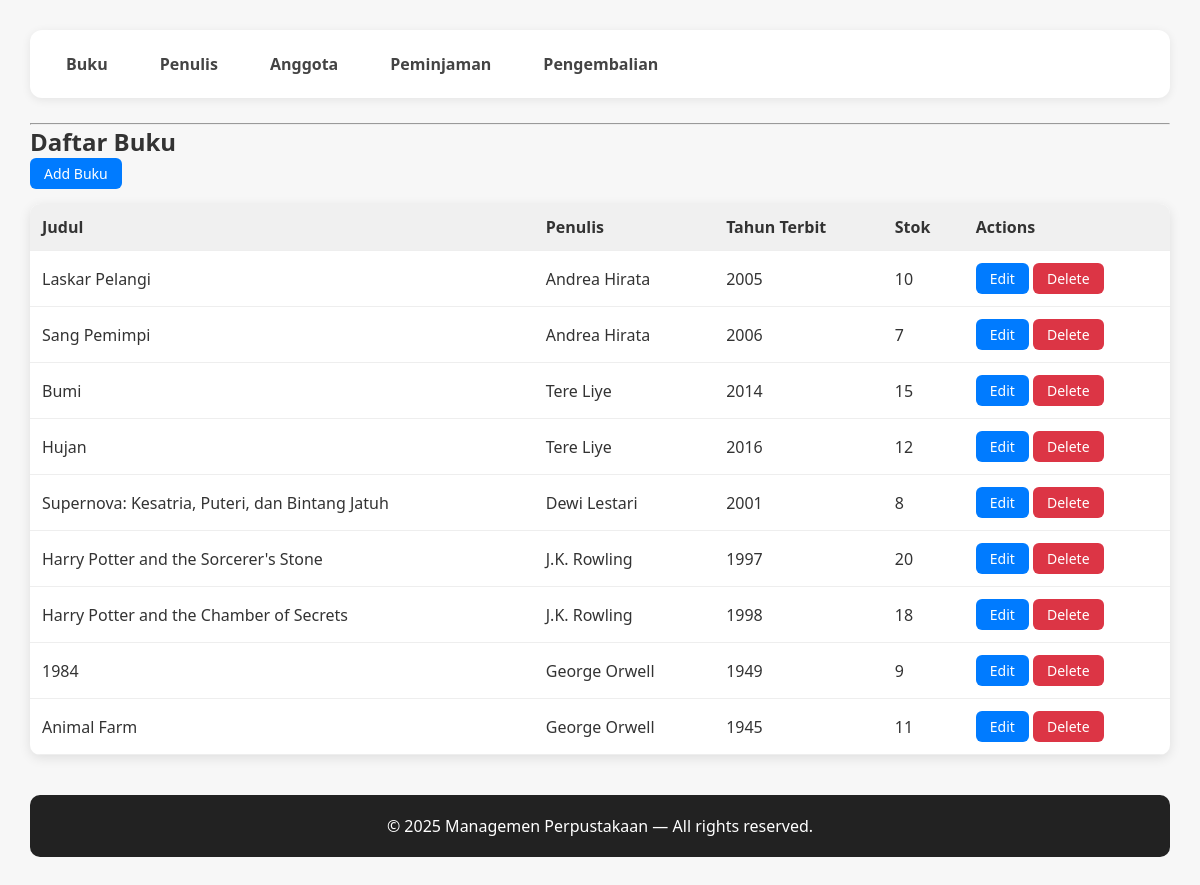
The page / on the database its author committed.
### tables this page shows
CREATE TABLE `buku` (
  `id_buku` int(11) NOT NULL,
  `judul` varchar(255) NOT NULL,
  `penulis` int(11) NOT NULL,
  `tahun_terbit` int(11) NOT NULL,
  `stok` int(11) NOT NULL
);

CREATE TABLE `penulis` (
  `id_penulis` int(11) NOT NULL,
  `nama_penulis` varchar(255) NOT NULL,
  `bio` text NOT NULL
);

### models/Buku.php (called while the page is built, shortened)
<?php
require_once "config/Database.php";
class Buku{
    private $conn;
    private $table = "buku";
    public function __construct(){
        $database = new Database();
        $this->conn = $database->getConnection();
    }
    public function getAll(){
        $query = "
            SELECT b.*, p.nama_penulis
            FROM " . $this->table . " b
            LEFT JOIN penulis p ON b.penulis = p.id_penulis
        ";
        $stmt = $this->conn->prepare($query);
        $stmt->execute();
        return $stmt->fetchAll(PDO::FETCH_ASSOC);
    }
}

### config/Database.php (called while the page is built, shortened)
<?php
class Database{
    private $host = "localhost";
    private $database = "db_perpus";
    private $username = "root";
    private $password = "";
    public function getConnection(){
        $this->conn = null;
        try {
            $this->conn = new PDO("mysql:host=" . $this->host . ";dbname=" . $this->database, $this->username, $this->password);
            $this->conn->setAttribute(PDO::ATTR_ERRMODE, PDO::ERRMODE_EXCEPTION);
        } catch (PDOException $exception) {
            echo "Connection error: " . $exception->getMessage();
        }
        return $this->conn;
    }
}

### models/Penulis.php (called while the page is built, shortened)
<?php
require_once "config/Database.php";
class Penulis{
    public function __construct(){
        $database = new Database();
    }
}

### viewmodels/BukuViewModel.php (called while the page is built, shortened)
<?php
require_once 'models/Buku.php';
require_once 'models/Penulis.php';
class BukuViewModel{
    private $buku;
    public function __construct(){
        $this->buku = new Buku();
    }
    public function getBukuList(){
        return $this->buku->getAll();
    }
}

### views/listBuku.php (the view)
<?php require_once 'views/templates/header.php'; ?>
<h2 class="mt-4">Daftar Buku</h2>
<a href="index.php?entity=buku&action=add" class="btn btn-primary" style="margin-bottom: 15px; display: inline-block;">Add Buku</a>
<table class="w-full border mt-3">
    <tr>
        <th class="border px-4 py-2">Judul</th>
        <th class="border px-4 py-2">Penulis</th>
        <th class="border px-4 py-2">Tahun Terbit</th>
        <th class="border px-4 py-2">Stok</th>
        <th class="border px-4 py-2">Actions</th>
    </tr>
    <?php foreach ($bukuList as $b): ?>
        <tr>
            <td class="border px-4 py-2"><?= htmlspecialchars($b['judul']); ?></td>
            <td class="border px-4 py-2"><?= htmlspecialchars($b['nama_penulis']); ?></td>
            <td class="border px-4 py-2"><?= htmlspecialchars($b['tahun_terbit']); ?></td>
            <td class="border px-4 py-2"><?= htmlspecialchars($b['stok']); ?></td>
            <td class="border px-4 py-2">
                <a href="index.php?entity=buku&action=edit&id_buku=<?= $b['id_buku']; ?>" class="btn btn-primary">Edit</a>
                <a href="index.php?entity=buku&action=delete&id_buku=<?= $b['id_buku']; ?>"
                   onclick="return confirm('Hapus buku ini?');" class="btn btn-danger">Delete</a>
            </td>
        </tr>
    <?php endforeach; ?>
</table>
<?php require_once 'views/templates/footer.php'; ?>

### index.php (shortened to what this page needs)
<?php
require_once 'viewmodels/BukuViewModel.php';
$entity = isset($_GET['entity']) ? $_GET['entity'] : 'buku';
$action = isset($_GET['action']) ? $_GET['action'] : 'list';
if ($entity === 'buku') {
    $bukuVM = new BukuViewModel();
    switch ($action){
        case 'list':
            $bukuList = $bukuVM->getBukuList();
            require_once 'views/listBuku.php';
            break;
    }
}else{
    echo "Invalid entity.";
}

### views/templates/header.php (shortened to what this page needs)
<!DOCTYPE html>
<html lang="en">
<head>
</head>
<body>
    <nav>
        <a href="index.php?entity=buku">Buku</a>
        <a href="index.php?entity=penulis">Penulis</a>
        <a href="index.php?entity=anggota">Anggota</a>
        <a href="index.php?entity=peminjaman">Peminjaman</a>
        <a href="index.php?entity=pengembalian">Pengembalian</a>
    </nav>
    <hr>
</body>
</html>

### views/templates/footer.php
<footer style="background:#222; color:white; padding:20px; text-align:center; margin-top:40px; border-radius:10px;">
    <p>© 2025 Managemen Perpustakaan — All rights reserved.</p>
</footer>
</body>
</html>

### views/templates/header.php (style rules this page uses)
* { margin: 0; padding: 0; box-sizing: border-box; font-family: "Segoe UI", sans-serif; }
body { background: #f7f7f7; padding: 30px; color: #333; }
nav { background: white; padding: 15px 20px; border-radius: 12px; box-shadow: 0 2px 10px rgba(0, 0, 0, 0.08); display: flex; gap: 20px; margin-bottom: 25px; }
nav a { text-decoration: none; font-weight: 600; color: #444; padding: 8px 16px; border-radius: 8px; transition: 0.2s; }
table { width: 100%; border-collapse: collapse; background: white; border-radius: 10px; overflow: hidden; box-shadow: 0 3px 12px rgba(0, 0, 0, 0.1); }
th, td { padding: 12px; border-bottom: 1px solid #eee; }
th { background: #f0f0f0; font-weight: bold; text-align: left; }
.btn { padding: 6px 14px; border-radius: 6px; text-decoration: none; font-size: 14px; display: inline-block; }
.btn-primary { background: #007bff; color: white; }
.btn-danger { background: #dc3545; color: white; }

### rows shown on the page
buku: judul "Laskar Pelangi", penulis.nama_penulis "Andrea Hirata", tahun_terbit "2005", stok "10"
buku: judul "Sang Pemimpi", penulis.nama_penulis "Andrea Hirata", tahun_terbit "2006", stok "7"
buku: judul "Bumi", penulis.nama_penulis "Tere Liye", tahun_terbit "2014", stok "15"
buku: judul "Hujan", penulis.nama_penulis "Tere Liye", tahun_terbit "2016", stok "12"
buku: judul "Supernova: Kesatria, Puteri, dan Bintang Jatuh", penulis.nama_penulis "Dewi Lestari", tahun_terbit "2001", stok "8"
buku: judul "Harry Potter and the Sorcerer's Stone", penulis.nama_penulis "J.K. Rowling", tahun_terbit "1997", stok "20"
buku: judul "Harry Potter and the Chamber of Secrets", penulis.nama_penulis "J.K. Rowling", tahun_terbit "1998", stok "18"
buku: judul "1984", penulis.nama_penulis "George Orwell", tahun_terbit "1949", stok "9"
buku: judul "Animal Farm", penulis.nama_penulis "George Orwell", tahun_terbit "1945", stok "11"
